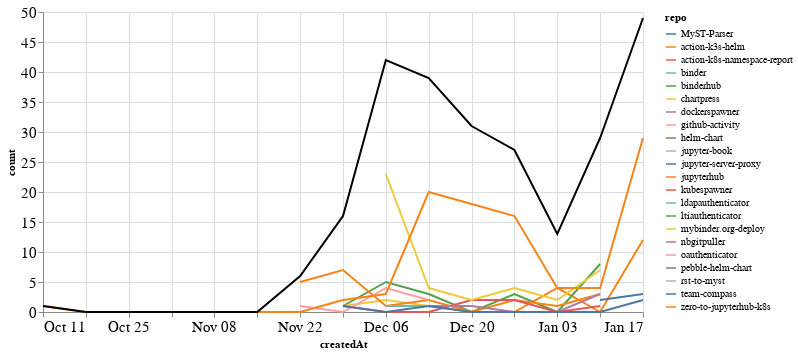

Notebook code for this chart:
### Markdown cell above
### Comments

### Code cell
comments_time = comments.groupby('repo').resample('W', on='createdAt').count()['author'].reset_index()
comments_time = comments_time.rename(columns={'author': 'count'})
comments_time_total = comments_time.groupby('createdAt').agg({"count": "sum"}).reset_index()
ch1 = alt.Chart(comments_time, width=600).mark_line().encode(
    x='createdAt',
    y='count',
    color='repo',
    tooltip="repo"
)

ch2 = alt.Chart(comments_time_total, width=600).mark_line(color="black").encode(
    x='createdAt',
    y='count',
)

ch1 + ch2

### Figure 1 — Vega-Lite specification as saved in the notebook (floating-point values rounded to 4 significant figures)
{"config": {"axisLeft": {"labelFontSize": 15}, "axisBottom": {"labelFontSize": 15}}, "layer": [{"data": {"name": "data-1090923975df8b2fb43b98355da55b3c"}, "mark": "line", "encoding": {"color": {"type": "nominal", "field": "repo"}, "tooltip": {"type": "nominal", "field": "repo"}, "x": {"type": "temporal", "field": "createdAt"}, "y": {"type": "quantitative", "field": "count"}}, "width": 600}, {"data": {"name": "data-2e00eae4034cb8169460c8eee100a236"}, "mark": {"type": "line", "color": "black"}, "encoding": {"x": {"type": "temporal", "field": "createdAt"}, "y": {"type": "quantitative", "field": "count"}}, "width": 600}], "$schema": "https://vega.github.io/schema/vega-lite/v4.8.1.json", "datasets": {"data-1090923975df8b2fb43b98355da55b3c": [{"repo": "MyST-Parser", "createdAt": "2021-01-03T00:00:00", "count": 1}, {"repo": "action-k3s-helm", "createdAt": "2020-12-13T00:00:00", "count": 1}, {"repo": "action-k3s-helm", "createdAt": "2020-12-20T00:00:00", "count": 0}, {"repo": "action-k3s-helm", "createdAt": "2020-12-27T00:00:00", "count": 0}, {"repo": "action-k3s-helm", "createdAt": "2021-01-03T00:00:00", "count": 4}, {"repo": "action-k3s-helm", "createdAt": "2021-01-10T00:00:00", "count": 0}, {"repo": "action-k3s-helm", "createdAt": "2021-01-17T00:00:00", "count": 12}, {"repo": "action-k8s-namespace-report", "createdAt": "2021-01-17T00:00:00", "count": 3}, {"repo": "binder", "createdAt": "2020-11-29T00:00:00", "count": 3}, {"repo": "binderhub", "createdAt": "2020-11-29T00:00:00", "count": 1}, {"repo": "binderhub", "createdAt": "2020-12-06T00:00:00", "count": 5}, {"repo": "binderhub", "createdAt": "2020-12-13T00:00:00", "count": 3}, {"repo": "binderhub", "createdAt": "2020-12-20T00:00:00", "count": 0}, {"repo": "binderhub", "createdAt": "2020-12-27T00:00:00", "count": 3}, {"repo": "binderhub", "createdAt": "2021-01-03T00:00:00", "count": 0}, {"repo": "binderhub", "createdAt": "2021-01-10T00:00:00", "count": 8}, {"repo": "chartpress", "createdAt": "2020-11-29T00:00:00", "count": 1}, {"repo": "chartpress", "createdAt": "2020-12-06T00:00:00", "count": 2}, {"repo": "chartpress", "createdAt": "2020-12-13T00:00:00", "count": 1}, {"repo": "chartpress", "createdAt": "2020-12-20T00:00:00", "count": 1}, {"repo": "dockerspawner", "createdAt": "2020-12-20T00:00:00", "count": 7}, {"repo": "github-activity", "createdAt": "2020-12-13T00:00:00", "count": 1}, {"repo": "helm-chart", "createdAt": "2021-01-03T00:00:00", "count": 1}, {"repo": "jupyter-book", "createdAt": "2020-12-13T00:00:00", "count": 1}, {"repo": "jupyter-server-proxy", "createdAt": "2021-01-10T00:00:00", "count": 2}, {"repo": "jupyter-server-proxy", "createdAt": "2021-01-17T00:00:00", "count": 3}, {"repo": "jupyterhub", "createdAt": "2020-11-22T00:00:00", "count": 5}, {"repo": "jupyterhub", "createdAt": "2020-11-29T00:00:00", "count": 7}, {"repo": "jupyterhub", "createdAt": "2020-12-06T00:00:00", "count": 1}, {"repo": "jupyterhub", "createdAt": "2020-12-13T00:00:00", "count": 2}, {"repo": "jupyterhub", "createdAt": "2020-12-20T00:00:00", "count": 0}, {"repo": "jupyterhub", "createdAt": "2020-12-27T00:00:00", "count": 2}, {"repo": "jupyterhub", "createdAt": "2021-01-03T00:00:00", "count": 1}, {"repo": "jupyterhub", "createdAt": "2021-01-10T00:00:00", "count": 3}, {"repo": "kubespawner", "createdAt": "2020-11-29T00:00:00", "count": 1}, {"repo": "kubespawner", "createdAt": "2020-12-06T00:00:00", "count": 0}, {"repo": "kubespawner", "createdAt": "2020-12-13T00:00:00", "count": 0}, {"repo": "kubespawner", "createdAt": "2020-12-20T00:00:00", "count": 2}, {"repo": "kubespawner", "createdAt": "2020-12-27T00:00:00", "count": 2}, {"repo": "kubespawner", "createdAt": "2021-01-03T00:00:00", "count": 0}, {"repo": "kubespawner", "createdAt": "2021-01-10T00:00:00", "count": 1}, {"repo": "ldapauthenticator", "createdAt": "2020-12-06T00:00:00", "count": 1}, {"repo": "ldapauthenticator", "createdAt": "2020-12-13T00:00:00", "count": 1}, {"repo": "ltiauthenticator", "createdAt": "2020-12-06T00:00:00", "count": 3}, {"repo": "mybinder.org-deploy", "createdAt": "2020-12-06T00:00:00", "count": 23}, {"repo": "mybinder.org-deploy", "createdAt": "2020-12-13T00:00:00", "count": 4}, {"repo": "mybinder.org-deploy", "createdAt": "2020-12-20T00:00:00", "count": 2}, {"repo": "mybinder.org-deploy", "createdAt": "2020-12-27T00:00:00", "count": 4}, {"repo": "mybinder.org-deploy", "createdAt": "2021-01-03T00:00:00", "count": 2}, {"repo": "mybinder.org-deploy", "createdAt": "2021-01-10T00:00:00", "count": 7}, {"repo": "nbgitpuller", "createdAt": "2020-12-13T00:00:00", "count": 1}, {"repo": "nbgitpuller", "createdAt": "2020-12-20T00:00:00", "count": 1}, {"repo": "nbgitpuller", "createdAt": "2020-12-27T00:00:00", "count": 0}, {"repo": "nbgitpuller", "createdAt": "2021-01-03T00:00:00", "count": 0}, {"repo": "nbgitpuller", "createdAt": "2021-01-10T00:00:00", "count": 3}, {"repo": "oauthenticator", "createdAt": "2020-11-22T00:00:00", "count": 1}, {"repo": "oauthenticator", "createdAt": "2020-11-29T00:00:00", "count": 0}, {"repo": "oauthenticator", "createdAt": "2020-12-06T00:00:00", "count": 4}, {"repo": "oauthenticator", "createdAt": "2020-12-13T00:00:00", "count": 2}, {"repo": "pebble-helm-chart", "createdAt": "2020-12-13T00:00:00", "count": 1}, {"repo": "rst-to-myst", "createdAt": "2021-01-10T00:00:00", "count": 1}, {"repo": "team-compass", "createdAt": "2020-11-29T00:00:00", "count": 1}, {"repo": "team-compass", "createdAt": "2020-12-06T00:00:00", "count": 0}, {"repo": "team-compass", "createdAt": "2020-12-13T00:00:00", "count": 1}, {"repo": "team-compass", "createdAt": "2020-12-20T00:00:00", "count": 0}, {"repo": "team-compass", "createdAt": "2020-12-27T00:00:00", "count": 0}, {"repo": "team-compass", "createdAt": "2021-01-03T00:00:00", "count": 0}, {"repo": "team-compass", "createdAt": "2021-01-10T00:00:00", "count": 0}, {"repo": "team-compass", "createdAt": "2021-01-17T00:00:00", "count": 2}, {"repo": "zero-to-jupyterhub-k8s", "createdAt": "2020-10-11T00:00:00", "count": 1}, {"repo": "zero-to-jupyterhub-k8s", "createdAt": "2020-10-18T00:00:00", "count": 0}, {"repo": "zero-to-jupyterhub-k8s", "createdAt": "2020-10-25T00:00:00", "count": 0}, {"repo": "zero-to-jupyterhub-k8s", "createdAt": "2020-11-01T00:00:00", "count": 0}, {"repo": "zero-to-jupyterhub-k8s", "createdAt": "2020-11-08T00:00:00", "count": 0}, {"repo": "zero-to-jupyterhub-k8s", "createdAt": "2020-11-15T00:00:00", "count": 0}, {"repo": "zero-to-jupyterhub-k8s", "createdAt": "2020-11-22T00:00:00", "count": 0}, {"repo": "zero-to-jupyterhub-k8s", "createdAt": "2020-11-29T00:00:00", "count": 2}, {"repo": "zero-to-jupyterhub-k8s", "createdAt": "2020-12-06T00:00:00", "count": 3}, {"repo": "zero-to-jupyterhub-k8s", "createdAt": "2020-12-13T00:00:00", "count": 20}, {"repo": "zero-to-jupyterhub-k8s", "createdAt": "2020-12-20T00:00:00", "count": 18}, {"repo": "zero-to-jupyterhub-k8s", "createdAt": "2020-12-27T00:00:00", "count": 16}, {"repo": "zero-to-jupyterhub-k8s", "createdAt": "2021-01-03T00:00:00", "count": 4}, {"repo": "zero-to-jupyterhub-k8s", "createdAt": "2021-01-10T00:00:00", "count": 4}, {"repo": "zero-to-jupyterhub-k8s", "createdAt": "2021-01-17T00:00:00", "count": 29}], "data-2e00eae4034cb8169460c8eee100a236": [{"createdAt": "2020-10-11T00:00:00", "count": 1}, {"createdAt": "2020-10-18T00:00:00", "count": 0}, {"createdAt": "2020-10-25T00:00:00", "count": 0}, {"createdAt": "2020-11-01T00:00:00", "count": 0}, {"createdAt": "2020-11-08T00:00:00", "count": 0}, {"createdAt": "2020-11-15T00:00:00", "count": 0}, {"createdAt": "2020-11-22T00:00:00", "count": 6}, {"createdAt": "2020-11-29T00:00:00", "count": 16}, {"createdAt": "2020-12-06T00:00:00", "count": 42}, {"createdAt": "2020-12-13T00:00:00", "count": 39}, {"createdAt": "2020-12-20T00:00:00", "count": 31}, {"createdAt": "2020-12-27T00:00:00", "count": 27}, {"createdAt": "2021-01-03T00:00:00", "count": 13}, {"createdAt": "2021-01-10T00:00:00", "count": 29}, {"createdAt": "2021-01-17T00:00:00", "count": 49}]}}
